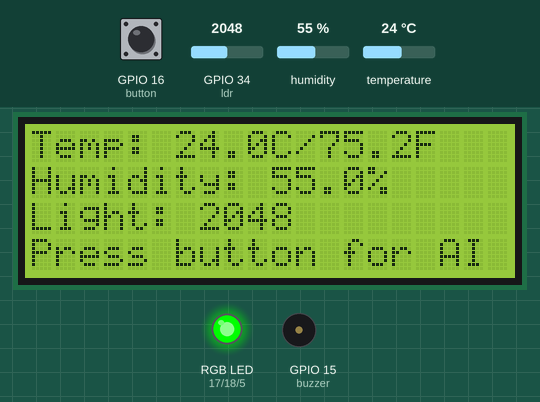
Simulated run of this program. Board: ESP32 board running MicroPython. Shown: 20×4 character LCD, an RGB LED mixed from three pins (HIGH = lit), buzzer (waves = sounding, pin HIGH). Inputs (shaded band) come from the test bench; at power-on: GPIO 16 (button) HIGH, temperature 24 °C, GPIO 34 (ldr) = 2048, humidity 55 % (analog values on the 0–4095 scale). WiFi joins after 1.5 s; web requests get an empty 200 reply after 0.4 s; the clock reads 2024-03-15 10:24:30 at power-on unless the program sets it; library files of the repository ran but are not shown: i2c_lcd.py; what the program prints to the serial console is not drawn.

Above: at 9.3 s.
9.4 s: GPIO 16 (button) pulled LOW for 1.3 s
At 10.8 s:
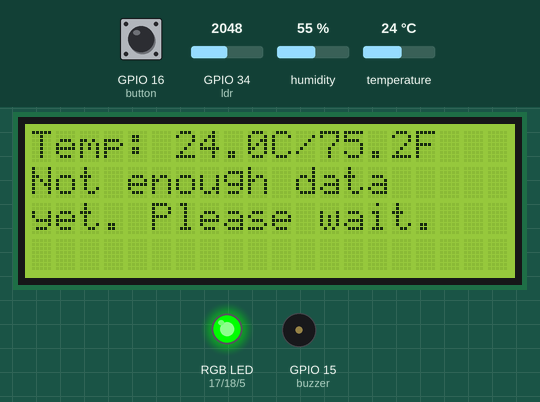
14.9 s: temperature set to 10.3 °C
At 16.9 s:
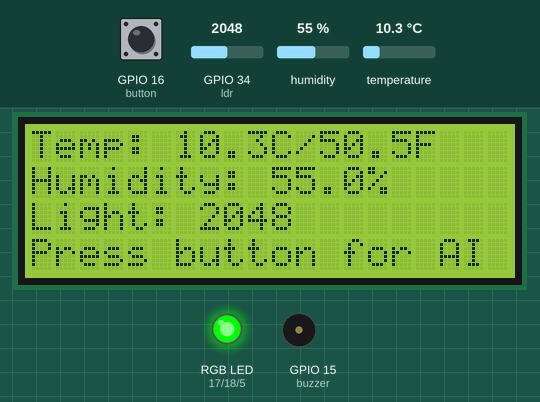
17.2 s: temperature set to 9.6 °C
At 19.1 s:
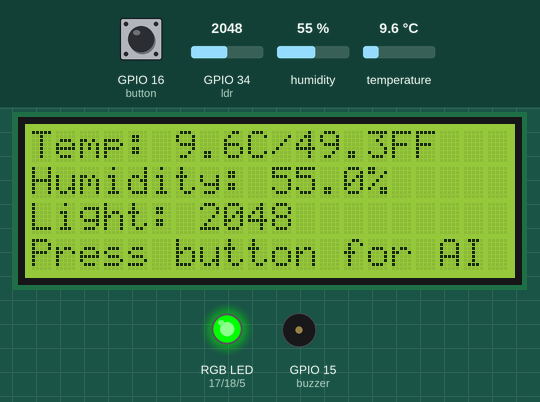
19.4 s: GPIO 16 (button) pulled LOW for 1.3 s
At 20.6 s:
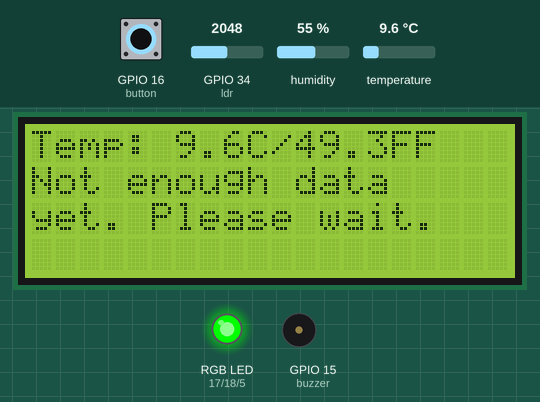
24.6 s: GPIO 16 (button) pulled LOW for 3.2 s
At 25.66 s:
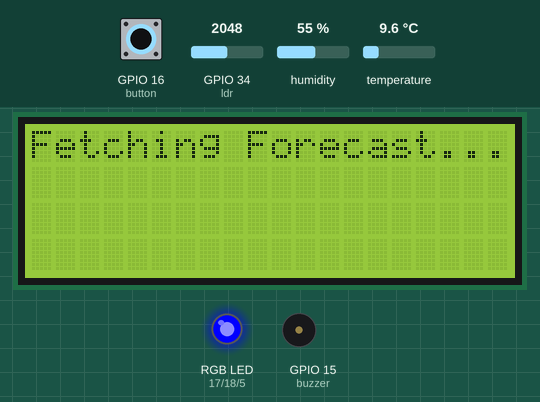
29.3 s: GPIO 34 (ldr) set to 0
At 31.0 s:
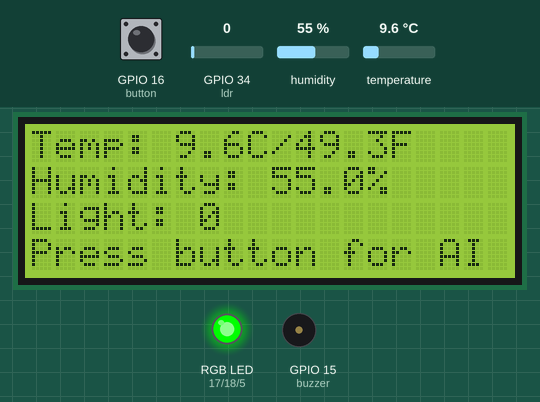
Timing chart, 0 to 32.5 s (numbered marks = the images above; inputs shaded):
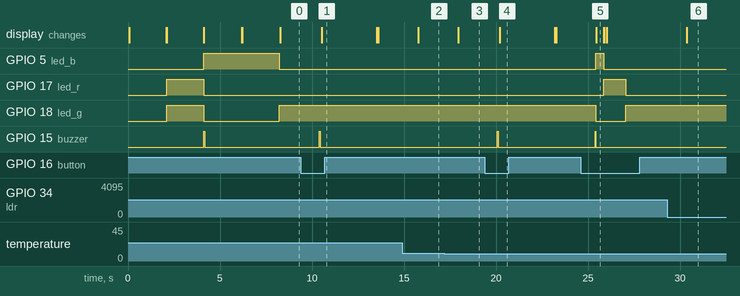

The program:

main.py
```python
# ------------------- LIBRARIES -------------------
from machine import Pin, ADC, I2C
from time import sleep, time
import dht
import network
import urequests
import ujson
import gc # Garbage Collection library

# Import the I2C LCD library (must be in the /lib folder)
from i2c_lcd import I2cLcd

# ------------------- CONFIGURATION -------------------
# --- WiFi Details ---
WIFI_SSID = "Airtel_Ellipse Nelvana"
WIFI_PASSWORD = "hare_krishna"

# --- Google AI Studio API ---
# This is the key from your original script.
API_KEY = "AIzaSyB0kX6Wd9i_maDHaswqwa4QNlsDzj_aOAY"
API_URL = f"https://generativelanguage.googleapis.com/v1beta/models/gemini-1.5-flash:generateContent"

# --- Hardware Pin Assignments ---
DHT_PIN = 14
LDR_PIN = 34
BUTTON_PIN = 16
I2C_SDA_PIN = 21
I2C_SCL_PIN = 22
LED_R_PIN = 17
LED_G_PIN = 18
LED_B_PIN = 5
BUZZER_PIN = 15

# --- LCD I2C Configuration ---
I2C_ADDR = 0x27
LCD_NUM_ROWS = 4
LCD_NUM_COLS = 20

# --- Data Collection ---
DATA_HISTORY_SIZE = 100

# ------------------- GLOBAL VARIABLES -------------------
forecast_request_pending = False
sensor_data_history = []
last_temp = 0.0
last_hum = 0.0
## CHANGE: Added a variable to track the time of the last interrupt for debouncing.
last_interrupt_time = 0

# ------------------- HARDWARE INITIALIZATION -------------------
dht_sensor = dht.DHT22(Pin(DHT_PIN))
ldr = ADC(Pin(LDR_PIN))
ldr.atten(ADC.ATTN_11DB)
button = Pin(BUTTON_PIN, Pin.IN, Pin.PULL_UP)
led_r = Pin(LED_R_PIN, Pin.OUT)
led_g = Pin(LED_G_PIN, Pin.OUT)
led_b = Pin(LED_B_PIN, Pin.OUT)
buzzer = Pin(BUZZER_PIN, Pin.OUT)
i2c = I2C(0, scl=Pin(I2C_SCL_PIN), sda=Pin(I2C_SDA_PIN), freq=400000)
lcd = I2cLcd(i2c, I2C_ADDR, LCD_NUM_ROWS, LCD_NUM_COLS)

# ------------------- HELPER FUNCTIONS -------------------

def set_led_color(r, g, b):
    """Control the RGB LED. 1 for ON, 0 for OFF."""
    led_r.value(r); led_g.value(g); led_b.value(b)

def short_beep(duration_ms=50):
    """Make a short beep sound."""
    buzzer.on(); sleep(duration_ms / 1000); buzzer.off()

def display_wrapped_text(text, start_line=1):
    """
    Displays word-wrapped text on the LCD. Handles long messages by splitting
    them into pages and showing them sequentially.
    """
    words = text.split(' ')
    all_lines = []
    current_line = ""
    for word in words:
        if len(current_line) + len(word) + 1 > LCD_NUM_COLS:
            all_lines.append(current_line)
            current_line = word + " "
        else:
            current_line += word + " "
    all_lines.append(current_line)

    lines_per_page = LCD_NUM_ROWS - start_line
    num_pages = (len(all_lines) + lines_per_page - 1) // lines_per_page

    try:
        for page in range(num_pages):
            for i in range(start_line, LCD_NUM_ROWS):
                lcd.move_to(0, i)
                lcd.putstr(" " * LCD_NUM_COLS)

            start_index = page * lines_per_page
            end_index = start_index + lines_per_page
            page_lines = all_lines[start_index:end_index]

            for i, line in enumerate(page_lines):
                lcd.move_to(0, start_line + i)
                lcd.putstr(line)

            if num_pages > 1:
                sleep(4)
    except OSError as e:
        print(f"Error writing wrapped text to LCD: {e}")


def connect_wifi():
    """Connects the ESP32 to the WiFi network and provides feedback."""
    lcd.clear(); lcd.putstr("Connecting to WiFi")
    set_led_color(1, 1, 0)
    wlan = network.WLAN(network.STA_IF)
    wlan.active(True)
    if not wlan.isconnected():
        wlan.connect(WIFI_SSID, WIFI_PASSWORD)
        for _ in range(15):
            if wlan.isconnected(): break
            sleep(1)
    if wlan.isconnected():
        print(f"WiFi Connected. IP: {wlan.ifconfig()[0]}")
        lcd.clear(); lcd.putstr("WiFi Connected!")
        set_led_color(0, 0, 1); short_beep(); sleep(2)
        return True
    else:
        print("WiFi connection failed.")
        lcd.clear(); lcd.putstr("WiFi Failed!"); set_led_color(1, 0, 0)
        return False

def get_weather_forecast():
    """Manages the full process of getting a forecast from the AI."""
    set_led_color(0, 0, 1); lcd.clear(); lcd.putstr("Fetching Forecast...")
    wlan = network.WLAN(network.STA_IF)
    if not wlan.isconnected(): return "WiFi Disconnected"

    gc.collect()

    data_string = ", ".join([f"({t},{h},{l})" for t, h, l in sensor_data_history])
    prompt = (
        "You are a weather forecaster. Based on this data "
        f"(Temp C, Hum %, Light 0-4095): {data_string}. "
        "Give a very short forecast (max 12 words) for the next 1-3 hours. No markdown or asterisks."
    )
    headers = {'Content-Type': 'application/json', 'X-goog-api-key': API_KEY}
    payload = {"contents": [{"parts": [{"text": prompt}]}]}

    response = None
    try:
        response = urequests.post(API_URL, headers=headers, data=ujson.dumps(payload))
        if response.status_code == 200:
            result = response.json()
            forecast = result['candidates'][0]['content']['parts'][0]['text']
            set_led_color(0, 1, 0); short_beep(100)
            return forecast.strip().replace('\n', ' ').replace('*', '')
        else:
            set_led_color(1, 0, 0)
            return f"API Error {response.status_code}"
    except Exception as e:
        print(f"Error during API call: {e}")
        set_led_color(1, 0, 0)
        return "Network/Mem Error"
    finally:
        if response: response.close()
        gc.collect()

## CHANGE: Added a time-based check to debounce the interrupt.
def button_interrupt_handler(pin):
    """Interrupt service routine with debouncing to prevent false triggers."""
    global forecast_request_pending, last_interrupt_time
    current_time = time()
    # Ignore interrupt if it's too close to the last one (500ms debounce)
    if (current_time - last_interrupt_time) > 0.5:
        forecast_request_pending = True
        last_interrupt_time = current_time

# ------------------- MAIN PROGRAM -------------------

# 1. Initial Setup
set_led_color(0, 0, 0); buzzer.off()
lcd.clear(); lcd.putstr("Weather Station"); lcd.move_to(0, 1); lcd.putstr("Booting Up..."); sleep(2)

# 2. Connect to WiFi
if not connect_wifi():
    while True: set_led_color(1, 0, 0); sleep(0.5); set_led_color(0, 0, 0); sleep(0.5)

# 3. Attach Interrupt and Display Ready Message
button.irq(trigger=Pin.IRQ_FALLING, handler=button_interrupt_handler)
lcd.clear(); lcd.putstr("System Ready."); sleep(2)

print("Starting main loop...")
# 4. Main Loop
while True:
    # --- Read the DHT22 Sensor ---
    read_success = False
    for i in range(3):
        try:
            dht_sensor.measure()
            temp = dht_sensor.temperature()
            hum = dht_sensor.humidity()
            read_success = True
            break
        except OSError:
            sleep(0.5)

    if not read_success:
        print("Warning: Using last known sensor values.")
        temp, hum = last_temp, last_hum
        set_led_color(1, 1, 0)
    else:
        last_temp, last_hum = temp, hum
        set_led_color(0, 1, 0)

    # --- Read the LDR sensor ---
    light = ldr.read()

    # --- Check for AI Forecast Request ---
    if forecast_request_pending:
        forecast_request_pending = False
        short_beep()
        if len(sensor_data_history) < 10:
            display_wrapped_text("Not enough data yet. Please wait.", 1)
            sleep(3)
        else:
            forecast_text = get_weather_forecast()
            lcd.clear(); lcd.putstr("AI Forecast:")
            display_wrapped_text(forecast_text, 1)
        lcd.clear()

    # --- Store Data for AI and Display Live Values ---
    if read_success:
        sensor_data_history.append((temp, hum, light))
        if len(sensor_data_history) > DATA_HISTORY_SIZE:
            sensor_data_history.pop(0)

    try:
        if not forecast_request_pending:
            lcd.move_to(0, 0); lcd.putstr(f"Temp: {temp:.1f}C/{temp * 1.8 + 32:.1f}F")
            lcd.move_to(0, 1); lcd.putstr(f"Humidity: {hum:.1f}%      ")
            lcd.move_to(0, 2); lcd.putstr(f"Light: {light}         ")
            lcd.move_to(0, 3); lcd.putstr("Press button for AI ")
    except OSError as e:
        print(f"LCD Update Failed: {e}. Check I2C connection.")

    # Loop delay for 1-second interval
    sleep(1)
```

Measured:
- the behaviour switches between 10 and 9.9 °C on temperature (found by bisection; images 2 and 3)
- after the input at 9.4 s, GPIO 15 (buzzer): LOW → HIGH after 1.0 s, → LOW 0.05 s later; the display: changes after 1.1 s (image 1)
- after the input at 14.9 s, the display: changes after 0.86 s (image 2)
- after the input at 17.2 s, the display: changes after 0.74 s (image 3)
- after the input at 19.4 s, GPIO 15 (buzzer): LOW → HIGH after 0.67 s, → LOW 0.05 s later; the display: changes after 0.80 s (image 4)
- after the input at 24.6 s, GPIO 5 (led_b): LOW → HIGH after 0.83 s, → LOW 0.43 s later; GPIO 17 (led_r): LOW → HIGH after 1.3 s, → LOW 1.2 s later; GPIO 18 (led_g): HIGH → LOW after 0.83 s, → HIGH 1.6 s later; GPIO 15 (buzzer): LOW → HIGH after 0.78 s, → LOW 0.05 s later; the display: changes after 0.86 s (image 5)
- after the input at 29.3 s, the display: changes after 1.1 s (image 6)
